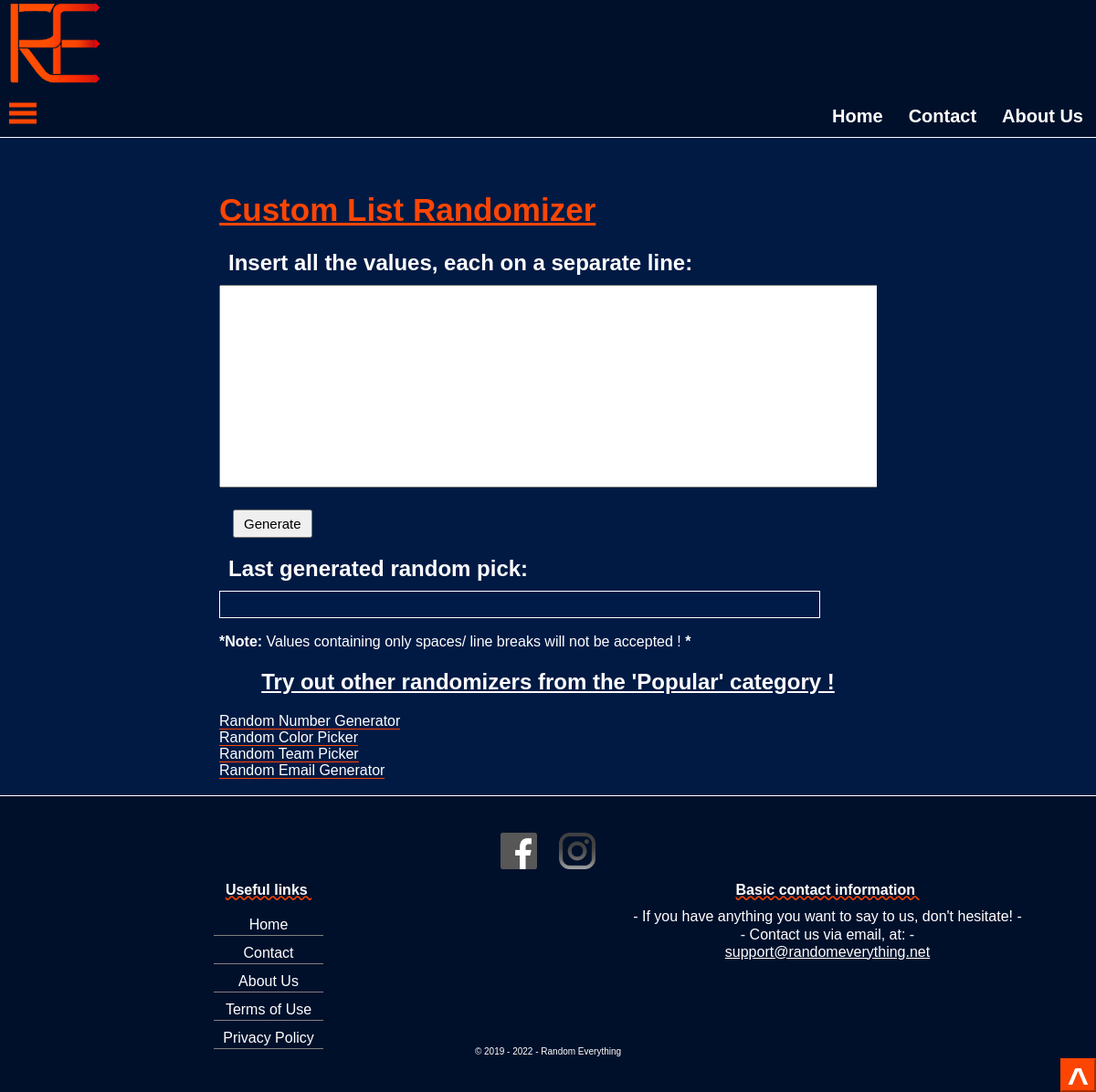
Page /customrand.php on the committed database.
### tables this page shows
CREATE TABLE `randomizers_all` (
  `nrcrt` int(11) NOT NULL,
  `title_name` varchar(128) NOT NULL,
  `category` varchar(128) NOT NULL,
  `small_description` varchar(1000) NOT NULL,
  `type` varchar(128) NOT NULL,
  `path` varchar(128) DEFAULT NULL
);

### customrand.php (the view, shortened to what this page needs)
<?php include_once 'includes/dbrandomizer.php';?>
<!DOCTYPE html>
<html>
<head>
  <link href="styles.css" rel="stylesheet">
</head>
<body>
  <div class="title">
    <a href="index.php">
      <img id="logo-img-top" src="LogoRE1.png" style="height:100px;">
    </a>
  </div>
  <nav id="nav-bar" class="top-nav">
    <span class="open-slide">
      <a onclick="openSideMenu()">
        <svg width="30" height="30">
          <path d="M0,5,30,5" stroke="#fd4503" stroke-width="5"/>
          <path d="M0,14,30,14" stroke="#fd4503" stroke-width="5"/>
          <path d="M0,23,30,23" stroke="#fd4503" stroke-width="5"/>
        </svg>
      </a>
    </span>
    <ul class="top-nav-buttons">
      <li><a href="index.php">Home</a></li>
      <li><a href="contact.php">Contact</a></li>
      <li><a href="about-us.php">About Us</a></li>
    </ul>
  </nav>
  <div id="main">
    <h1 style="font-size:35px; text-decoration:underline; color:#fd4503">Custom List Randomizer</h1>
    <h2 style="margin: 20px 0 10px 10px">Insert all the values, each on a separate line:</h2>
    <textarea id="rand-input" name="rand-values" height="225px"rows="8" cols="84" style="resize:none; font-size:24px;"></textarea><br>
    <button type="submit" name="submit" style="margin-left:15px; margin-top:20px" onclick="generate()">Generate</button>
    <h2 style="margin: 20px 0 10px 10px">Last generated random pick:</h2>
    <div class="output-box" id="result" style="height:20px; overflow-y:hidden">
    </div>
    <p><b>*Note:</b> Values containing only spaces/ line breaks will not be accepted ! <b>*</b></p>
    <?php
      $rands[0] = ""; $aux=0;
      $ceva = mysqli_query($conn, "SELECT nrcrt FROM randomizers_all WHERE category='Popular'"); while($row = $ceva->fetch_assoc()){$rands[$aux++]=$row['nrcrt'];}
      if($rands[0]!=""){
        echo "<div class=\"randomizer-suggestions\"><h2 style=\"text-align:center; text-decoration:underline\">Try out other randomizers from the 'Popular' category !</h2>";
        for($x=0; $x<$aux; $x++){
          $title = mysqli_query($conn, "SELECT title_name FROM randomizers_all WHERE nrcrt=".$rands[$x])->fetch_assoc()['title_name'];
          $path = mysqli_query($conn, "SELECT path FROM randomizers_all WHERE nrcrt=".$rands[$x])->fetch_assoc()['path'];
          if ($title !== "Custom List Randomizer") echo "<a href=\"".$path."\">".$title."</a><br>";
        }
        echo "</div>";
      }
    ?>
    <br>
  </div>
  <footer id="footer">
    <div style="text-align: center; margin-top:30px">
      <a href="https://www.facebook.com/Random-Everything-113619730008111" target="_blank"><img src="images/facebook-contact.png" class="footer-contact-img"></a>
      <a href="https://www.instagram.com/randomeverything.net2019/" target="_blank"><img src="images/instagram-contact.png" class="footer-contact-img"></a>
    </div>
    <div class="footer-left">
      <h4 style="margin-bottom:10px; text-decoration:underline wavy #fd4503;">Useful links&nbsp;</h4>
      <div class="footer-link-box"><a href="index.php">Home</a></div>
      <div class="footer-link-box"><a href="contact.php">Contact</a></div>
      <div class="footer-link-box"><a href="about-us.php">About Us</a></div>
      <div class="footer-link-box"><a href="terms-and-conditions.php">Terms of Use</a></div>
      <div class="footer-link-box"><a href="privacy-policy.php">Privacy Policy</a></div>
    </div>
    <div class="footer-right">
      <h4 style="margin-bottom:10px; text-decoration:underline wavy #fd4503;">Basic contact information&nbsp;</h4>
      <p style="margin:0;">- If you have anything you want to say to us, don't hesitate! -</p>
      <p style="margin:0;">- Contact us via email, at: -</p>
      <a href ="https://mail.google.com/mail/?view=cm&fs=1&to=support@randomeverything.net" style="text-decoration:underline;" target="_blank">support@randomeverything.net</a>
    </div>
    <div style="text-align: center; width:100%; display:inline-block; font-size:10px; margin-top:20px">
      &copy; 2019 - <?php echo date("Y");?> - Random Everything
    </div>
    <button type="button" name="gototop" onclick="scrollToTop()" id="goToTop-btn">^</button>
  </footer>
</body>
</html>

### styles.css (style rules this page uses)
html { font-family: Arial ; }
body { margin-bottom: -250px; height: 100%; margin: 0; background-color: #001a44; counter-reset: nrcrt; background-position: center; background-repeat: no-repeat; background-size: cover; }
a { text-decoration:none; color: #fff; }
li { list-style: none; }
h4 { margin:0; }
p { line-height: 20px; }
.top-nav { background-color: #00102b; overflow: hidden; height: 50px; z-index: 1; border-bottom:1px solid #fff; }
.title { height: 100px; background-color: #00102b; font-family: 'segoe-script'; margin: 0; padding: 0; }
.title a { text-decoration: none; color: #fff; font-size: 35px; display: inline-block; width: auto; height: 60px; }
.title a img { margin-left: 10px; }
.open-slide a svg { margin: 10px; cursor: pointer; }
#main { margin-left:auto; margin-top: 3%; margin-bottom: -100px; margin-right: auto; overflow:hidden; width: 60%; color: #fff; position: relative; padding-bottom: 100px; min-height: calc(100vh - 491px); }
#footer { background-color: #00102b; min-height: 300px; overflow: hidden; color: #fff; border-top: 1px solid #fff }
.footer-contact-img { height:40px; margin:10px; filter:grayscale(100%); -webkit-filter:grayscale(100%); transition: all 0.4s; -webkit-transition:all 0.4s; cursor:pointer; }
.footer-left { width:49%; display: inline-block; height: 160px; float: left; text-align: center; }
.footer-right { width: 49%; display: inline-block; height: 160px; float: right; text-align: center; }
.footer-link-box { padding:10px 10px 0 10px; border-bottom:1px solid grey; width:100px; margin:auto; height:20px; transition: all 0.4s; -webkit-transition:all 0.4s; }
.footer-link-box > a { height:20px; transition: all 0.4s; -webkit-transition:all 0.4s; }
#main p { text-align: left; }
.top-nav-buttons { float: right; display: flex; }
.top-nav-buttons li a { border-radius: 10px; color: #fff; padding: 12px 13px; font-size: 20px; margin: 0 1px; transition: all 0.4s; -webkit-transition:all 0.4s; font-weight: bold; }
.output-box { margin-top: 1vh; width: 90%; padding: 4px; background-color: #001b47; border: 1px solid #fff; overflow-y: scroll; line-height: 20px; font-size: 20px; color: #fff; transition: all 0.4s; -webkit-transition:all 0.4s; }
button[type=submit] { cursor: pointer; font-size:15px; padding: 5px 10px; }
#goToTop-btn { float: right; color: #fff; font-weight: bold; font-size: 40px; height: 37px; cursor: pointer; background-color: #fd4503; border-color:#fd4503; }
.randomizer-suggestions a { border-bottom: 1px solid #fd4503; transition: all 0.4s; -webkit-transition:all 0.4s; }

### rows in the picture
randomizers_all: title_name "Random Number Generator"
randomizers_all: title_name "Random Color Picker"
randomizers_all: title_name "Random Team Picker"
randomizers_all: title_name "Random Email Generator"
